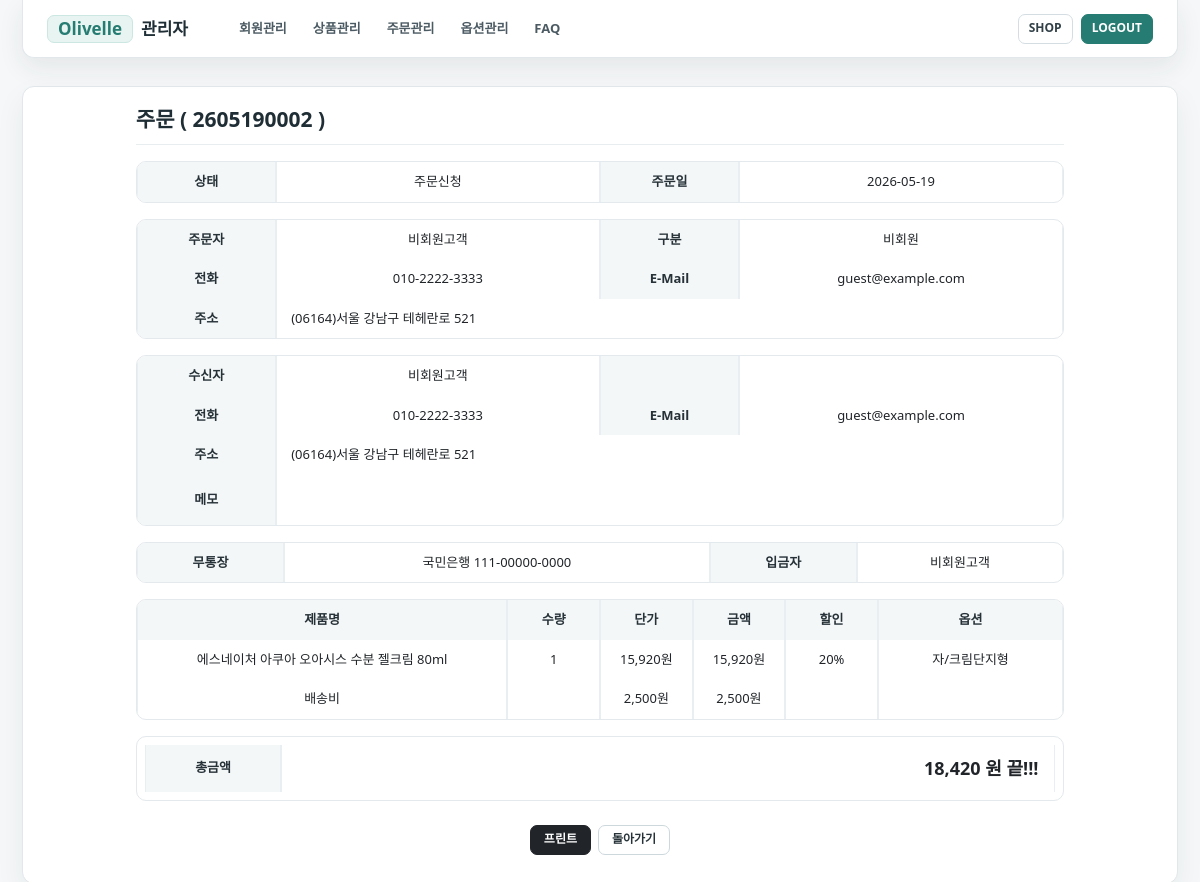
/admin/jumun_info.php?id=2605190002, run on the app's committed database.
### tables this page shows
CREATE TABLE `jumun` (
  `id` BIGINT UNSIGNED NOT NULL,
  `member_id` INT UNSIGNED NOT NULL DEFAULT 0,
  `jumunday` DATE NOT NULL,
  `product_names` VARCHAR(255) NOT NULL,
  `product_nums` INT UNSIGNED NOT NULL DEFAULT 0,
  `o_name` VARCHAR(50) NOT NULL,
  `o_tel` VARCHAR(20) NOT NULL,
  `o_email` VARCHAR(100) NOT NULL,
  `o_zip` VARCHAR(10) NOT NULL,
  `o_juso` VARCHAR(255) NOT NULL,
  `r_name` VARCHAR(50) NOT NULL,
  `r_tel` VARCHAR(20) NOT NULL,
  `r_email` VARCHAR(100) NOT NULL,
  `r_zip` VARCHAR(10) NOT NULL,
  `r_juso` VARCHAR(255) NOT NULL,
  `memo` VARCHAR(255) NOT NULL DEFAULT '',
  `pay_kind` TINYINT NOT NULL DEFAULT 0,
  `card_okno` VARCHAR(30) NOT NULL DEFAULT '',
  `card_halbu` TINYINT NOT NULL DEFAULT 0,
  `card_kind` TINYINT NOT NULL DEFAULT 0,
  `bank_kind` TINYINT NOT NULL DEFAULT 0,
  `bank_sender` VARCHAR(50) NOT NULL DEFAULT '',
  `totalprice` INT UNSIGNED NOT NULL DEFAULT 0,
  `state` TINYINT NOT NULL DEFAULT 1,
  PRIMARY KEY (`id`),
  KEY `idx_jumun_member` (`member_id`),
  KEY `idx_jumun_day_state` (`jumunday`, `state`)
);

CREATE TABLE `jumuns` (
  `id` INT UNSIGNED NOT NULL AUTO_INCREMENT,
  `jumun_id` BIGINT UNSIGNED NOT NULL,
  `product_id` INT UNSIGNED NOT NULL DEFAULT 0,
  `num` INT UNSIGNED NOT NULL DEFAULT 1,
  `price` INT UNSIGNED NOT NULL DEFAULT 0,
  `prices` INT UNSIGNED NOT NULL DEFAULT 0,
  `discount` TINYINT UNSIGNED NOT NULL DEFAULT 0,
  `opts_id1` INT UNSIGNED NULL,
  `opts_id2` INT UNSIGNED NULL,
  PRIMARY KEY (`id`),
  KEY `idx_jumuns_jumun_id` (`jumun_id`),
  KEY `idx_jumuns_product_id` (`product_id`)
);

CREATE TABLE `product` (
  `id` INT UNSIGNED NOT NULL AUTO_INCREMENT,
  `menu` TINYINT NOT NULL DEFAULT 0,
  `code` VARCHAR(50) NOT NULL,
  `name` VARCHAR(200) NOT NULL,
  `coname` VARCHAR(100) NOT NULL,
  `price` INT UNSIGNED NOT NULL DEFAULT 0,
  `opt1` INT UNSIGNED NOT NULL DEFAULT 0,
  `opt2` INT UNSIGNED NOT NULL DEFAULT 0,
  `contents` TEXT NULL,
  `status` TINYINT NOT NULL DEFAULT 1,
  `regday` DATE NOT NULL,
  `icon_new` TINYINT NOT NULL DEFAULT 0,
  `icon_hit` TINYINT NOT NULL DEFAULT 0,
  `icon_sale` TINYINT NOT NULL DEFAULT 0,
  `discount` TINYINT UNSIGNED NOT NULL DEFAULT 0,
  `image1` VARCHAR(255) NOT NULL DEFAULT '',
  `image2` VARCHAR(255) NOT NULL DEFAULT '',
  `image3` VARCHAR(255) NOT NULL DEFAULT '',
  PRIMARY KEY (`id`),
  KEY `idx_product_menu_status` (`menu`, `status`),
  KEY `idx_product_name` (`name`)
);

CREATE TABLE `opts` (
  `id` INT UNSIGNED NOT NULL AUTO_INCREMENT,
  `opt_id` INT UNSIGNED NOT NULL,
  `name` VARCHAR(100) NOT NULL,
  PRIMARY KEY (`id`),
  KEY `idx_opts_opt_id` (`opt_id`)
);

### admin/common.php (called while the page is built, shortened)
<?
	$a_state = array("전체", "주문신청", "주문확인","입금확인", "배송중", "주문완료","주문취소");
	$bank_kinds = [
		1 => "국민은행 111-00000-0000",
		2 => "신한은행 222-00000-0000"
	];
?>

### admin/jumun_info.php (the view, shortened to what this page needs)
<?
	include "common.php";
	$id=$_REQUEST["id"];
	$sql="select * from jumun where id='$id' ";
	$result = mysqli_query($db, $sql);
	$row=mysqli_fetch_array($result);
?>
<!doctype html>
<html lang="kr">
<head>
	<link  href="../css/bootstrap.min.css" rel="stylesheet">
	<link  href="../css/my.css" rel="stylesheet">
</head>
<body>
<div class="container">
<div class="row mx-1 justify-content-center">
	<div class="col-sm-10" align="center">
	<h4 class="m-0 mb-3">주문 ( <?=$id;?> )</h4>
	<table class="table table-sm table-bordered mb-3">
		<tr>
			<td width="15%" class="bg-light">상태</td>
			<td width="35%"><?=$a_state[$row["state"]]; ?></td>
			<td width="15%" class="bg-light">주문일</td>
			<td width="35%"><?=$row["jumunday"]; ?></td>
		</tr>
	</table>
	<table class="table table-sm table-bordered mb-2">
		<tr>
			<td width="15%" class="bg-light"><b>주문자</b></td>
			<td width="35%"><?=$row["o_name"]; ?></td>
			<td width="15%" class="bg-light">구분</td>
			<td width="35%"><?=($row["member_id"]==0)?"비회원":"회원"; ?></td>
		</tr>
		<tr>
			<td class="bg-light">전화</td><td><?=trim(substr($row["o_tel"],0,3)); ?>-<?=trim(substr($row["o_tel"],3,4)); ?>-<?=trim(substr($row["o_tel"],7,4)); ?></td>
			<td class="bg-light">E-Mail</td><td><?=$row["o_email"]; ?></td>
		</tr>
		<tr>
			<td class="bg-light">주소</td>
			<td align="left" colspan="3">&nbsp;(<?=$row["o_zip"]; ?>)<?=$row["o_juso"]; ?></td>
		</tr>
	</table>
	<table class="table table-sm table-bordered mb-3">
		<tr>
			<td width="15%" class="bg-light"><b>수신자</b></td>
			<td width="35%"><?=$row["r_name"]; ?></td>
			<td width="15%" class="bg-light"></td>
			<td></td>
		</tr>
		<tr>
			<td class="bg-light">전화</td>
			<td><?=trim(substr($row["r_tel"],0,3)); ?>-<?=trim(substr($row["r_tel"],3,4)); ?>-<?=trim(substr($row["r_tel"],7,4)); ?></td>
			<td class="bg-light">E-Mail</td>
			<td><?=$row["r_email"]; ?></td>
		</tr>
		<tr>
			<td class="bg-light">주소</td>
			<td align="left" colspan="3">&nbsp;(<?=$row["r_zip"]; ?>)<?=$row["r_juso"]; ?></td>
		</tr>
		<tr height="50">
			<td class="bg-light">메모</td>
			<td align="left" valign="top" colspan="3">&nbsp;<?=$row["memo"]; ?></td>
		</tr>
	</table>
<? if ($row["pay_kind"]==0){ ?>
	<table class="table table-sm table-bordered mb-3">
		<tr>
			<td width="15%" class="bg-light"><b>카드</b></td>
			<td width="35%"><?= $card_kinds[$row["card_kind"]] ; ?></td>
			<td width="15%" class="bg-light">승인</td>
			<td width="35%"><?=$row["card_okno"]; ?></td>
		</tr>
		<tr>
			<td class="bg-light">할부</td><td><?= $card_halbu[$row["card_halbu"]] ; ?></td>
			<td class="bg-light"></td><td></td>
		</tr>
	</table>
<? } else { ?>
	<table class="table table-sm table-bordered mb-3">
		<tr>
			<td class="bg-light"><b>무통장</b></td><td><?= $bank_kinds[$row["bank_kind"]] ; ?></td>
			<td class="bg-light">입금자</td><td><?=$row["bank_sender"]; ?></td>
		</tr>
	</table>
<? } ?>
	<table class="table table-sm table-bordered mb-3">
		<tr class="bg-light">
			<td>제품명</td>
			<td width="10%">수량</td>
			<td width="10%">단가</td>
			<td width="10%">금액</td>
			<td width="10%">할인</td>
			<td width="20%">옵션</td>
		</tr>
<?
	$sql="select product.name as name0, jumuns.num as num, jumuns.price as price, jumuns.prices as prices, jumuns.discount as discount,
		  opts1.name as name1, opts2.name as name2
		  FROM jumuns
        LEFT JOIN product ON jumuns.product_id = product.id
        LEFT JOIN opts as opts1 ON jumuns.opts_id1 = opts1.id
        LEFT JOIN opts as opts2 ON jumuns.opts_id2 = opts2.id
        WHERE jumuns.jumun_id = '$id'";
	$result = mysqli_query($db, $sql);
	foreach($result as $row) {
		$name2 = $row['name2'] ? $row['name2'] : "";
		$name1 = $row['name1'] ? $row['name1'] : "";
		$name0 = $row['name0'] ? $row['name0'] : "배송비";
		$prices += $row["prices"];
?>
		<tr>
			<td align="center"><?=$name0;?></td>
			<td><?= ($name0=="배송비") ? " " : $row["num"];?></td>
			<td align="center"><?=number_format($row["price"]);?>원</td>
			<td align="center"><?=number_format($row["prices"]);?>원</td>
			<td><?=($row["discount"]==0)?"  ":$row["discount"]. "%";?></td>
			<td align="center"> <?=$name1;?> <?=($name1 && $name2)?"/":"";?> <?= $name2;?></td>
		</tr>
<?
	}
?>
</table>
	<table class="table table-sm table-bordered mb-3 p-2">
		<tr>
			<td width="15%" class="bg-light">총금액</td>
			<td width="85%" align="right" style="font-size:18px"><b><?=number_format($prices);?> 원 끝!!!</b>&nbsp;</td>
		</tr>
	</table>
	<a href="javascript:print();"  class="btn btn-sm btn-dark text-white my-2">&nbsp;프린트&nbsp;</a>&nbsp;
	<a href="javascript:history.back();"  class="btn btn-sm btn-outline-dark my-2">&nbsp;돌아가기&nbsp;</a>
	</div>
</div>
</div>
</body>
</html>

### data on the page
jumun: state "주문신청", jumunday "2026-05-19", o_name "비회원고객", o_tel "010", o_tel "2222", o_tel "3333", o_email "guest@example.com", o_zip "06164", o_juso "서울 강남구 테헤란로 521", r_name "비회원고객", r_tel "010", r_tel "2222", r_tel "3333", r_email "guest@example.com", r_zip "06164", r_juso "서울 강남구 테헤란로 521", bank_kind "국민은행 111-00000-0000", bank_sender "비회원고객"
jumuns: product.name "에스네이처 아쿠아 오아시스 수분 젤크림 80ml", num "1", price "15,920", prices "15,920", discount "20", opts.name "자/크림단지형"
jumuns: name0 "배송비", price "2,500", prices "2,500"

### other printed values
$id "2605190002"
$prices "18,420"
